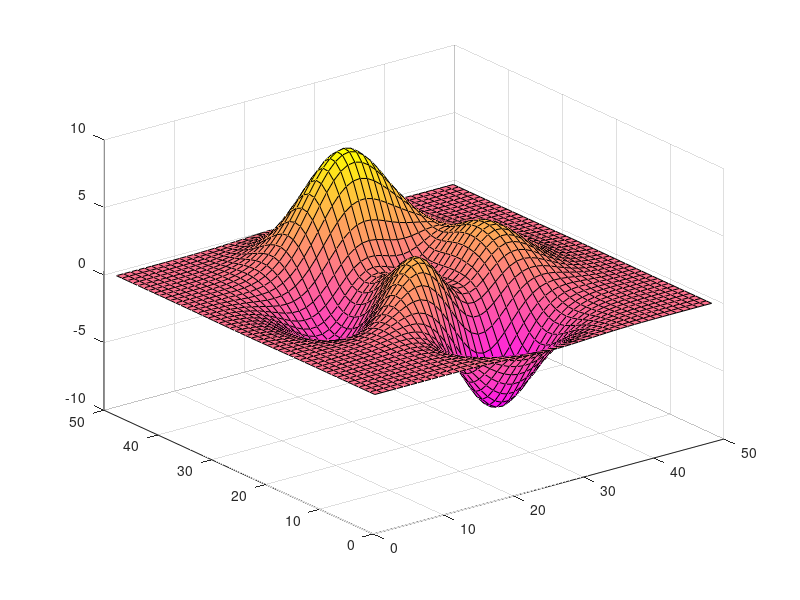

MATLAB code for this plot: (Note: this script raises an error after producing the figure.)
%=============================================================================
% Copyright (c) 2016-present Allan CORNET (Nelson)
%=============================================================================
% This file is part of the Nelson.
%=============================================================================
% LICENCE_BLOCK_BEGIN
% SPDX-License-Identifier: LGPL-3.0-or-later
% LICENCE_BLOCK_END
%=============================================================================
% <--ADV-CLI MODE-->
%=============================================================================
f = figure();
surf(peaks);
colormap('spring');
r = f.Colormap;
assert_isapprox(r(1:2, :), [1.0000  0    1.0000;   1.0000    0.0039    0.9961], 1e-4); 
%=============================================================================
